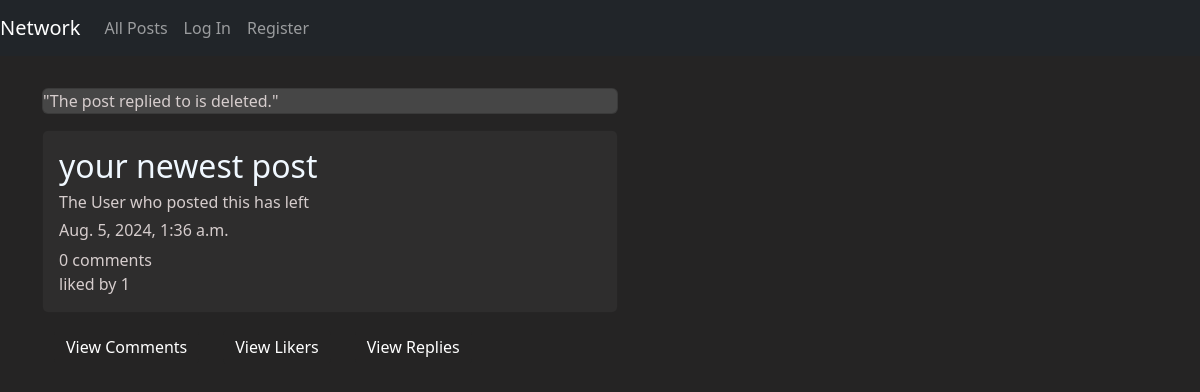
Page /comment/28 on the committed database.
### network/models.py (models this page shows)
class Post(models.Model):
    poster = models.ForeignKey(User, null=True, on_delete=models.SET_NULL, related_name="poster")
    time = models.DateTimeField(auto_now_add=True)
    content = models.CharField(max_length=1000, default="")
    likes = models.IntegerField(default=0, validators=[MinValueValidator(0)])
    reply_to = models.ForeignKey("self", null=True, blank=True, on_delete=models.SET_NULL, related_name="reply")
    is_reply = models.BooleanField(default=False)
    class Meta:
        constraints = [
            UniqueConstraint(fields=["poster", "time", "content"], name="unique_post")
        ]

### network/views.py (the view)
# urls.py: path("comment/<int:post_id>", views.comment, name="comment"),
def comment(request, post_id):
    if request.method == "POST":
        form = CommentForm(request.POST)
        if form.is_valid():
            data = form.save(commit=False)
            data.commenter = request.user
            try:
                post = Post.objects.get(pk=post_id)
                data.post = post
                location = Comment.objects.filter(post=post).count() + 1
                data.location = location
                data.save()
            except ObjectDoesNotExist:
                messages.warning(request, "The Post is deleted.")
                return HttpResponseRedirect(reverse("index"))
        return HttpResponseRedirect(reverse("comment", args=[post_id]))
    else:
        try:
            post = Post.objects.get(pk=post_id)
            comments = Comment.objects.filter(post=post).order_by("-id")
            post.comments_count = comments.count()
            comments_per_page = paginate(comments, request, module="comment")
            liked_comments = []
            likes_comments = Likeship_comment.objects.filter(liker=request.user.id)
            likers_of_post = Likeship.objects.filter(post=post_id).order_by("-id")
            likers_per_page = paginate(likers_of_post, request, module="liker")
            for like_comment in likes_comments:
                liked_comments.append(like_comment.comment)
            liked_posts = []
            likes = Likeship.objects.filter(liker=request.user.id)
            for like in likes:
                liked_posts.append(like.post)
            archives = Archive.objects.filter(owner=request.user.id).order_by("-id")
            archived = Archived.objects.filter(post=post, archiver=request.user.id).first()
            try:
                archived_locations = archived.archive.filter(owner=request.user.id)
            except AttributeError:
                archived_locations = []
            post.archived_locations = archived_locations
            replies = Post.objects.filter(reply_to=post).order_by("-id")
            replies_per_page = paginate(replies, request, module="post")
            return render(request, "network/post.html", {
                "comments_per_page": comments_per_page,
                "liked_comments": liked_comments,
                "liked_posts": liked_posts,
                "post": post,
                "comment_form": CommentForm,
                "likers_per_page": likers_per_page,
                "replies_per_page": replies_per_page,
                "archives": archives
            })
        except ObjectDoesNotExist:
            messages.warning(request, "The requested Post is deleted.")
            return HttpResponseRedirect(reverse('index'))

### network/templates/network/post.html (shortened to what this page needs)
{% extends "network/layout.html" %}
{% block body %}
    {% if post.is_reply %}
    <div class="card" style="max-width: 36rem; background-color: rgb(70, 70, 70);">
        {% if post.reply_to %}
        {% if post.reply_to.poster %}
        {% if post.reply_to.poster.profile.alias %}
        <div><a class="btn btn-dark" style="color: rgb(214, 205, 205); background-color: rgb(70, 70, 70); border-style: hidden;" href="{% url 'profile' user_id=post.reply_to.poster.id %}">@ {{ post.reply_to.poster.profile.alias }}</a></div>
        {% else %}
        <div><a class="btn btn-dark" style="color: rgb(214, 205, 205); background-color: rgb(70, 70, 70); border-style: hidden;" href="{% url 'profile' user_id=post.reply_to.poster.id %}" href="{% url 'profile' user_id=post.reply_to.poster.id %}">@ {{ post.reply_to.poster }}</a></div>
        {% endif %}
        {% else %}
        <div style="color: rgb(214, 205, 205);">The user who posted this has left</div>
        {% endif %}
        <div style="color: aliceblue;">Re: {{ post.reply_to.content }}</div>
        <div><a class="btn btn-dark" style="color: rgb(214, 205, 205); background-color: rgb(70, 70, 70); border-style: hidden;" href="{% url 'comment' post_id=post.reply_to.id %}">see original post</a></div>
        {% else %}
        <div style="color: rgb(214, 205, 205);">"The post replied to is deleted."</div>
        {% endif %}
    </div>
    {% endif %}
<div class="card form-group" style="max-width: 36rem; background-color: rgb(46, 45, 45);">
    <div class="card-body" style="color: rgb(214, 205, 205)">
        <h2 class="card-title" id="content_{{ post.id }}" style="color: aliceblue;">{{ post.content }}</h3>
        {% if post.poster %}
        {% if post.poster.profile.alias %}
        <h6>posted by <a class="card-link" style="color: rgb(214, 205, 205);" href="{% url 'profile' user_id=post.poster.id %}">{{ post.poster.profile.alias }}</a></h6>
        {% else %}
        <h6>posted by <a class="card-link" style="color: rgb(214, 205, 205);" href="{% url 'profile' user_id=post.poster.id %}">{{ post.poster }}</a></h6>
        {% endif %}
        {% else %}
        <h6 style="color: rgb(214, 205, 205);">The User who posted this has left</h6>
        {% endif %}
        <h6>{{ post.time }}</h6>
        <div id="comments_{{ post.id }}">{{ post.comments_count }} comments</div>
        <div id="likes_{{ post.id }}">liked by {{ post.likes }}</div>
    </div>
</div>
<div class="container-fluid" style="background-color: rgb(37, 36, 36);">
    <div class="row">
        <div class="col-auto">
            <button id="comments-button" class="btn btn-dark" style="background-color: rgb(37, 36, 36); border-style: hidden;" type="button" data-bs-toggle="collapse" data-bs-target="#comments-view" aria-expanded="false" aria-controls="comments-view">View Comments</button>
        </div>
        <div class="col-auto">
            <button id="likers-button" class="btn btn-dark" style="background-color: rgb(37, 36, 36); border-style: hidden;" type="button" data-bs-toggle="collapse" data-bs-target="#likers-view" aria-expanded="false" aria-controls="likers-view">View Likers</button>
        </div>
        <div class="col-auto">
            <button id="replies-button" class="btn btn-dark" style="background-color: rgb(37, 36, 36); border-style: hidden;" type="button" data-bs-toggle="collapse" data-bs-target="#replies-view" aria-expanded="false" aria-controls="replies-view">View Replies</button>
        </div>
    </div>
</div>
{% endblock %}

### rows in the picture
Post: content "your newest post", time "Aug. 5, 2024, 1:36 a.m.", comments_count "0", likes "1"
